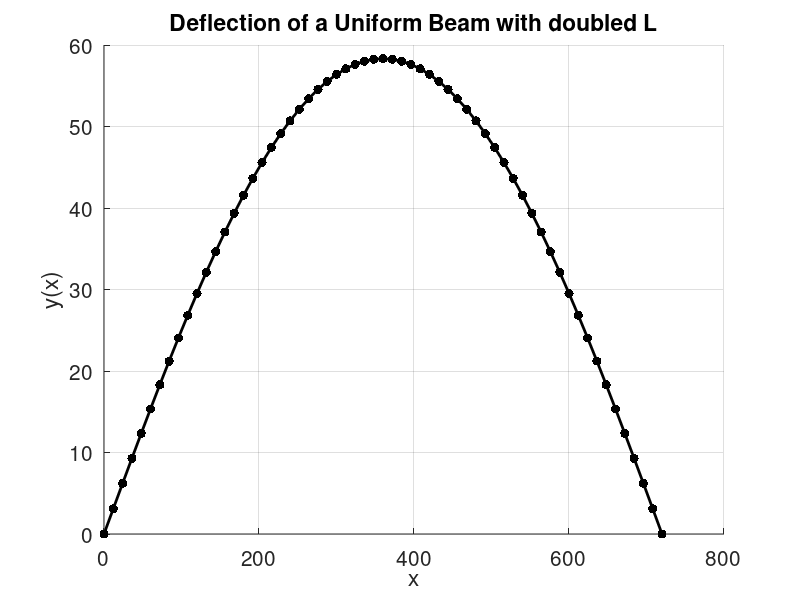

Write MATLAB code to recreate this figure.
function linearShooting

%Solves the BVP y'' = p(x)y' + q(x)y + r(x), for a<x<b, with the boundary
%conditions y(a)=alpha and y(b)=beta.

%%%%%%%%%%%%%%%%%%%%%%%%%%%%%%%%%%%%%%%%%%%%%%%%%%%%%%%%%%%%%%%%%%%%%%%%%%%

%INPUTS.  Change these to adjust for the problem you are solving.

a = 0;  b = 720;             %the endpoints of the interval, a<x<b.
h = 12;                    %space between points on x axis.
alpha = 0;  beta = 0;       %boundary values.  y(a)=alpha, y(b)=beta.
E = 5e7;                   % Modulus of Elasticity in lb/in^2
I = 60;                    % Moment of Inertia in in^4
Q = 50;                    % Uniform Load Intensity in lb/in
L = 720;
S = 900;                   % End Stress in lb
p = @(x) S / (E * I);    %continuous function
q = @(x) 0;      %positive continuous function
r = @(x) Q * x * (x - L) / (2 * E * I);       %continuous function

%%%%%%%%%%%%%%%%%%%%%%%%%%%%%%%%%%%%%%%%%%%%%%%%%%%%%%%%%%%%%%%%%%%%%%%%%%%

%Main part of the code.  Solves numerically the two IVP systems with
%ode45, and then combines the results to form the solution y to the BVP.

t = a:h:b;

[ ~, y1 ] = ode45( @odefun1, t, [alpha,0] );
[ ~, y2 ] = ode45( @odefun2, t,     [0,1] );

y1 = y1(:,1);  y2 = y2(:,1);

y = y1 + (beta-y1(end)) / y2(end) * y2;

%%%%%%%%%%%%%%%%%%%%%%%%%%%%%%%%%%%%%%%%%%%%%%%%%%%%%%%%%%%%%%%%%%%%%%%%%%%

%Plots the numerical solution y

figure(1), clf, hold('on')
plot( t, y, 'k', 'lineWidth', 2 )
plot( t, y, 'k.', 'markerSize', 20 )
set( gca, 'fontSize', 15 )
xlabel('x'), ylabel('y(x)')
grid('on')
title('Deflection of a Uniform Beam with doubled L')
drawnow, hold('off')

%%%%%%%%%%%%%%%%%%%%%%%%%%%%%%%%%%%%%%%%%%%%%%%%%%%%%%%%%%%%%%%%%%%%%%%%%%%

%The two ODE functions that are passed into ode45

    function u = odefun1(t,y)
        u = zeros(2,1);
        u(1) = y(2);
        u(2) = p(t)*y(2) + q(t)*y(1) + r(t);
    end

    function u = odefun2(t,y)
        u = zeros(2,1);
        u(1) = y(2);
        u(2) = p(t)*y(2) + q(t)*y(1);
    end

end